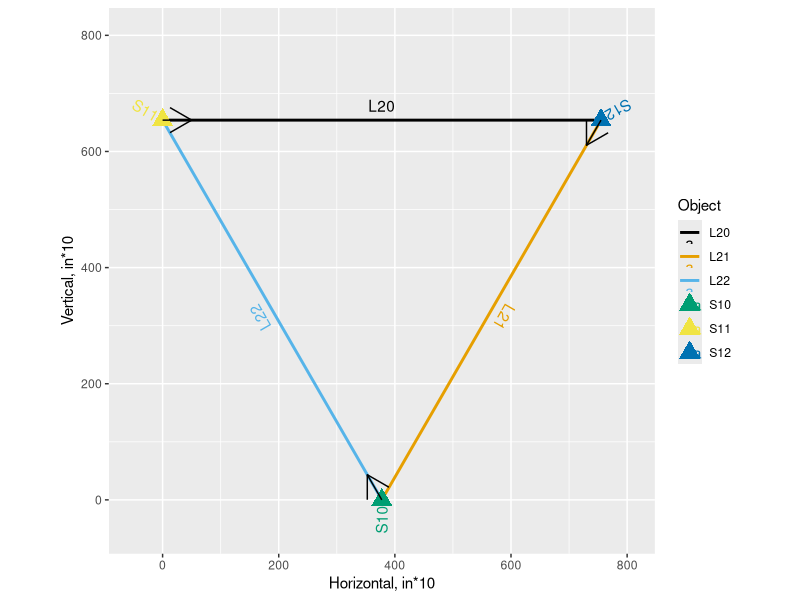
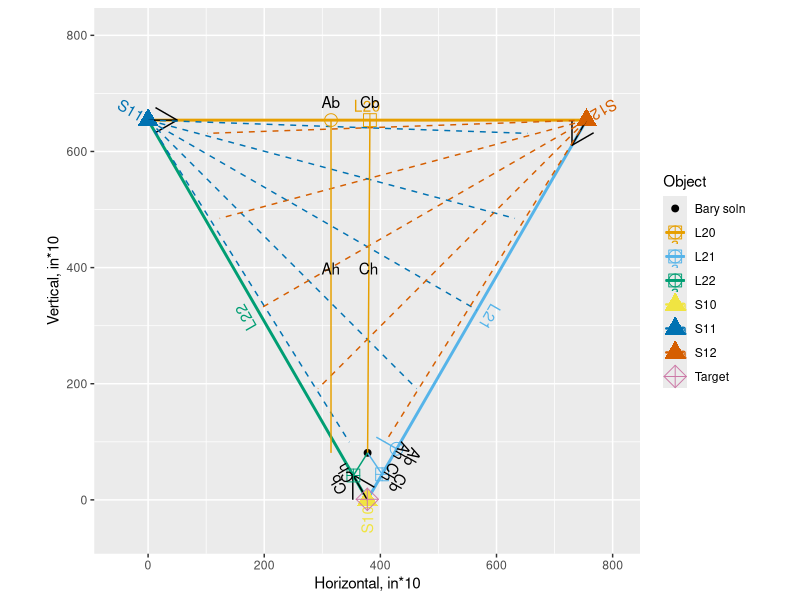

Write the R code that produced these figures, in order.
### libraries
rm(list=ls())
require(ggplot2)
require(ggthemes)
require(dplyr)
require(reshape2)


# these need to match Network.h definitions
BASE_LEN = 720 # length of LED strips (centainches)
HALF_BASE = 360 # halfway along the LED strip (centainches)
SENSOR_DIST = 755  # distance between sensors
HEIGHT_LEN  = 654 # height of the sensor over the LEDs (centainches)
IN_CORNER = 120 # any sensor distance closer than this indicates the object is 

# thetas
to.rad = function(theta) { theta*pi/180 }

vertices = data_frame(
	name = c("S10","S11","S12"),
	o.name = c("L20","L21","L22"),
	x0 = c(SENSOR_DIST/2, 0, SENSOR_DIST),
	y0 = c(0, HEIGHT_LEN, HEIGHT_LEN),
	ang.right = c(to.rad(60), to.rad(360-60), to.rad(180)),
	ang.cen = ang.right+to.rad(30),
	ang.left = ang.cen+to.rad(30)
)

edges = data_frame(
	name = c("L20","L21","L22"),
	o.name = c("S10","S11","S12"),
	x0 = c(0, SENSOR_DIST, SENSOR_DIST/2),
	y0 = c(HEIGHT_LEN, HEIGHT_LEN, 0),
	x1 = c(SENSOR_DIST, SENSOR_DIST/2, 0),
	y1 = c(HEIGHT_LEN, 0, HEIGHT_LEN),
	ang = c(to.rad(0), to.rad(180+60), to.rad(120))
	)

base.plot = ggplot() +
	aes(color=name) +
	geom_segment(data=edges, size=1, aes(x=x0,y=y0,xend=x1,yend=y1)) +
	geom_text(data=vertices, aes(x=x0,y=y0,label=name,angle=ang.cen*360/2/pi), hjust=1.2) +
	geom_text(data=edges,aes(label=name,x=(x1+x0)/2,y=(y1+y0)/2,angle=ang*360/2/pi),vjust=-0.7) +
	geom_point(data=vertices, size=5, aes(x=x0,y=y0), shape=17) +
	coord_fixed(ylim=c(-50,SENSOR_DIST+50),xlim=c(-50,SENSOR_DIST+50),ratio=1) +
	scale_color_colorblind() +
	labs(x="Horizontal, in*10",y="Vertical, in*10", color="Object") +
	geom_spoke(data=vertices, aes(x=x0, y=y0, angle=ang.left), radius=50, color="black", arrow=arrow())

print(base.plot)

random.target = function() {
	ang = runif(1,vertices$ang.right[1],vertices$ang.left[1])
	dis = runif(1,0,SENSOR_DIST)

	x = vertices$x0[1] + round(cos(ang)*dis)
	y = vertices$y0[1] + round(sin(ang)*dis)
	y = ifelse(y>HEIGHT_LEN, HEIGHT_LEN, y)
	
	loc = data_frame(xl=x, yl=y)
	d = vertices %>%
		mutate( d=round(sqrt((x0-x)^2+(y0-y)^2)) )
			
	list(
		loc=loc,
		d=d
	)
}


t = random.target()
d.true = t$d
d = t$d %>%
	mutate( d=ifelse(d>HEIGHT_LEN, HEIGHT_LEN, d) )


loc = t$loc
loc.plot = base.plot + 
	geom_spoke(data=d, aes(x=x0,y=y0,radius=d,angle=ang.right+to.rad(2)),size=0.5,linetype="dashed") +
	geom_spoke(data=d, aes(x=x0,y=y0,radius=d,angle=ang.right+to.rad(15)),size=0.5,linetype="dashed") +
	geom_spoke(data=d, aes(x=x0,y=y0,radius=d,angle=ang.right+to.rad(30)),size=0.5,linetype="dashed") +
	geom_spoke(data=d, aes(x=x0,y=y0,radius=d,angle=ang.right+to.rad(45)),size=0.5,linetype="dashed") +
	geom_spoke(data=d, aes(x=x0,y=y0,radius=d,angle=ang.right+to.rad(60-2)),size=0.5,linetype="dashed") +
	geom_point(data=loc, aes(x=xl, y=yl, color="Target"), shape=9, size=5)
#print(loc.plot)

locDist = d$d
#locDist = c(6538, 6538, 6538) 

semiPerimiter = function(lI, rI) {
	floor( 
		( SENSOR_DIST + locDist[lI] + locDist[rI] ) / 2
	)
}

##  https://en.wikipedia.org/wiki/Trilinear_coordinates
## https://en.wikipedia.org/wiki/Altitude_(triangle)#Altitude_in_terms_of_the_sides
altitudeHeight = function(locDist) {
	
	a = SENSOR_DIST
	s = c(0,0,0)
	s[1] = semiPerimiter(2, 3)
	s[2] = semiPerimiter(3, 1)
	s[3] = semiPerimiter(1, 2)
	
	ret=c(
		# note: we return actual distances (a',b',c') not x:y:z
		# a'
		floor(2/a * round(sqrt(s[1]*(s[1]-locDist[2])))*round(sqrt((s[1]-a)*(s[1]-locDist[3])) ) ),
		# b' 
		floor(2/a * round(sqrt(s[2]*(s[2]-locDist[3])))*round(sqrt((s[2]-a)*(s[2]-locDist[1])) ) ),
		# c'
		floor(2/a * round(sqrt(s[3]*(s[3]-locDist[1])))*round(sqrt((s[3]-a)*(s[3]-locDist[2])) ) )
	)
	ret[is.na(ret)]=0
	return( ret )
}
ah=altitudeHeight(locDist)

# use Vivani's theorem to adjust sum of heights to total altitude
correctAltitudeHeight = function(ah) {

	# compute the difference in sum of heights from SL
	deltaAh = HEIGHT_LEN
	for(i in 1:3) deltaAh = deltaAh - ah[i]
	
#	print(ah)
#	print(deltaAh)
	
	# are we done?
	if( deltaAh == 0 ) return(ah)
	
	# what do we do with it?
	if( deltaAh<3 && deltaAh>-3 ) {
		# small amount, so finish it
		if( ah[1] < ah[2] && ah[1] < ah[3] ) { 
			ah[1] = ah[1] + deltaAh 
		} else if( ah[2] < ah[1] && ah[2] < ah[3] ) { 
			ah[2] = ah[2] + deltaAh 
		} else { 
			ah[3] = ah[3] + deltaAh
		}

		return(ah)
	} else {
		# dole that difference out equally.
		addTo = floor(deltaAh/3)
		for(i in 1:3) ah[i] = ah[i] + addTo
		
		# and do this again to grab remainder
		correctAltitudeHeight(ah)
	}
}
ah=correctAltitudeHeight(ah)

### notational change functions
altitudeBase = function(locDist) {
	# from https://en.wikipedia.org/wiki/Heron%27s_formula#Algebraic_proof_using_the_Pythagorean_theorem
	ah = correctAltitudeHeight(altitudeHeight(locDist))
#	ah = altitudeHeight(locDist)
	c(
		# a
		round( sqrt( locDist[2]^2 - ah[1]^2 ) ),
		# b
		round( sqrt( locDist[3]^2 - ah[2]^2 ) ),
		# c
		round( sqrt( locDist[1]^2 - ah[3]^2 ) ) 
	)
}
ab=altitudeBase(locDist)

soln.ab = edges %>%
	mutate(
		inter = ab,
		x.ab = x0 + round(cos(ang)*inter),
		y.ab = y0 + round(sin(ang)*inter)
	)

soln.plot = loc.plot +
	geom_point(data=soln.ab, aes(x=x.ab,y.ab), shape=1, size=4)
#print(soln.plot)

soln.ah = soln.ab %>%
	mutate(
		height = ah,
		x.ah = x.ab + round(cos(ang-to.rad(90))*height),
		y.ah = y.ab + round(sin(ang-to.rad(90))*height)
	)

soln.plot = soln.plot +
	geom_segment(data=soln.ah, aes(x=x.ab,y.ab,xend=x.ah,yend=y.ah))
#print(soln.plot)

# https://en.wikipedia.org/wiki/Barycentric_coordinate_system
asBarycentric = function(ah) {
	sumLoc = ah[1]+ah[2]+ah[3]
	ah/sumLoc
}
bl=asBarycentric(ah)
sum(bl)

soln.barycentric = vertices %>%
	mutate( 
		lambda = bl,
		xl = x0*lambda,
		yl = y0*lambda
	) %>%
	summarize(
		name = "Bary soln",
		x = round(sum(xl)),
		y = round(sum(yl))
	)

soln.plot = soln.plot +
	geom_point(data=soln.barycentric, aes(x=x,y=y), size=2)
#print(soln.plot)

# https://en.wikipedia.org/wiki/Cevian
# http://mathworld.wolfram.com/TrilinearCoordinates.html
collinearBase = function(ah) {
	c(
		# α'
		floor( (ah[3]*SENSOR_DIST)/(ah[3]+ah[2]) ),
		# ß'
		floor( (ah[1]*SENSOR_DIST)/(ah[1]+ah[3]) ),
		# Γ'
		floor( (ah[2]*SENSOR_DIST)/(ah[2]+ah[1]) )
	)
}
cb=collinearBase(ah)
sum(cb)

soln.cb = edges %>%
	mutate(
		inter = cb,
		x.cb = x0 + round(cos(ang)*inter),
		y.cb = y0 + round(sin(ang)*inter)
	)
soln.plot = soln.plot +
	geom_point(data=soln.cb, aes(x=x.cb,y=y.cb), shape=12, size=4)
#print(soln.plot)

# https://en.wikipedia.org/wiki/Cevian
# http://mathworld.wolfram.com/TrilinearCoordinates.html
collinearHeight = function(altHeight, colBase, altBase) {
	c(
		# aa
		round( sqrt( altHeight[1]^2 + (colBase[1] - altBase[1])^2 ) ),
		# bb
		round( sqrt( altHeight[2]^2 + (colBase[2] - altBase[2])^2 ) ),
		# cc
		round( sqrt( altHeight[3]^2 + (colBase[3] - altBase[3])^2 ) )
	)
}
ch=collinearHeight(ah, cb, ab)
sum(ch)

soln.ch = soln.cb %>%
	mutate(
		x.ch = soln.barycentric$x,
		y.ch = soln.barycentric$y
	)

soln.plot = soln.plot +
	geom_segment(data=soln.ch, aes(x=x.cb,y.cb,xend=x.ch,yend=y.ch))
#print(soln.plot)

soln.plot = soln.plot +
	with(soln.ch, annotate(geom="text", x=x.cb, y=y.cb, label="Cb", angle=360*ang/2/pi, vjust=-1)) +
	with(soln.ah, annotate(geom="text", x=x.ab, y=y.ab, label="Ab", angle=360*ang/2/pi, vjust=-1)) +
	with(soln.ch, annotate(geom="text", x=(x.cb+x.ch)/2, y=(y.cb+y.ch)/2, label="Ch", angle=360*ang/2/pi, vjust=-1)) +
	with(soln.ah, annotate(geom="text", x=(x.ab+x.ah)/2, y=(y.ab+y.ah)/2, label="Ah", angle=360*ang/2/pi, vjust=-1)) 
	
print(soln.plot)
ggsave("solution_plot.png",height=8,width=8,units="in",dpi=150)
